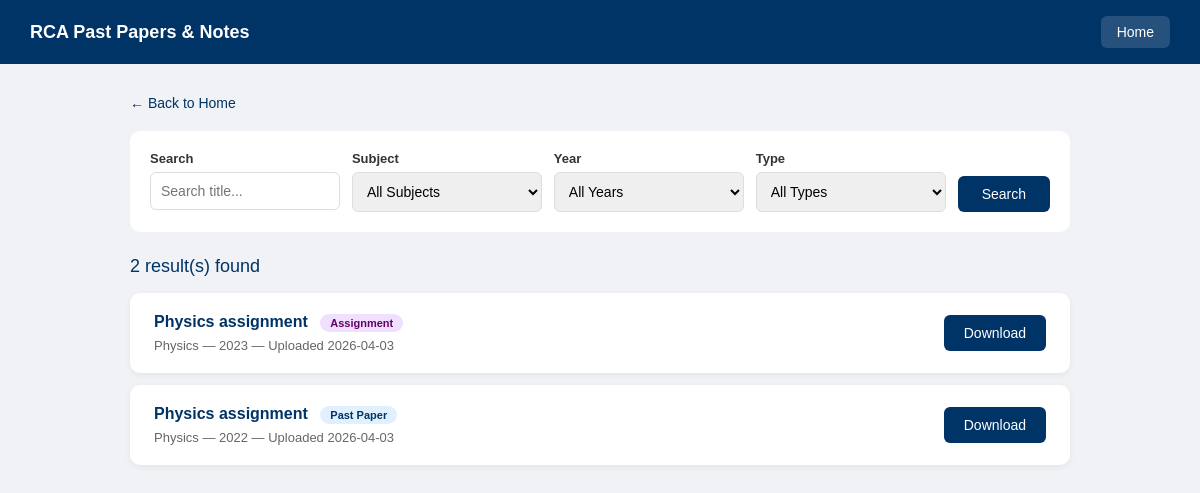
Screenshot of /browse with the database file from the repository.
### tables this page shows
CREATE TABLE papers (
            id INTEGER PRIMARY KEY AUTOINCREMENT,
            title TEXT NOT NULL,
            subject_id INTEGER NOT NULL,
            year INTEGER NOT NULL,
            paper_type TEXT NOT NULL,
            file_path TEXT NOT NULL,
            file_type TEXT NOT NULL,
            description TEXT,
            uploaded_at TIMESTAMP DEFAULT CURRENT_TIMESTAMP,
            FOREIGN KEY (subject_id) REFERENCES subjects (id)
        );

CREATE TABLE subjects (
            id INTEGER PRIMARY KEY AUTOINCREMENT,
            name TEXT NOT NULL UNIQUE,
            year INTEGER NOT NULL
        );

### app.py (the view)
@app.route('/browse')
def browse():
    conn = get_db()
    subjects = conn.execute(
        'SELECT * FROM subjects').fetchall()
    years = list(range(datetime.now().year, 2019, -1))
    search = request.args.get('search', '')
    selected_subject = request.args.get('subject', '')
    selected_year = request.args.get('year', '')
    selected_type = request.args.get('paper_type', '')
    query = '''SELECT papers.*, subjects.name as subject_name
               FROM papers JOIN subjects
               ON papers.subject_id = subjects.id
               WHERE 1=1'''
    params = []
    if search:
        query += ' AND papers.title LIKE ?'
        params.append('%' + search + '%')
    if selected_subject:
        query += ' AND papers.subject_id = ?'
        params.append(selected_subject)
    if selected_year:
        query += ' AND papers.year = ?'
        params.append(selected_year)
    if selected_type:
        query += ' AND papers.paper_type = ?'
        params.append(selected_type)
    query += ' ORDER BY papers.uploaded_at DESC'
    all_papers = conn.execute(query, params).fetchall()
    conn.close()
    return render_template('browse.html',
        papers=all_papers,
        subjects=subjects,
        years=years,
        search=search,
        selected_subject=selected_subject,
        selected_year=selected_year,
        selected_type=selected_type)

### app.py (called while the page is built)
def get_db():
    conn = sqlite3.connect('database/papers.db')
    conn.row_factory = sqlite3.Row
    return conn

### templates/browse.html (shortened to what this page needs)
<!DOCTYPE html>
<html lang="en">
<head>
</head>
<body>
    <div class="navbar">
        <h1>RCA Past Papers & Notes</h1>
        <a href="/">Home</a>
    </div>
    <div class="container">
        <a href="/" class="back-link">← Back to Home</a>
        <div class="filters">
            <form method="GET" action="/browse"
                style="display:flex;gap:12px;width:100%;flex-wrap:wrap;">
                <div class="filter-group">
                    <label>Search</label>
                    <input type="text" name="search"
                        value="{{ search }}"
                        placeholder="Search title..."/>
                </div>
                <div class="filter-group">
                    <label>Subject</label>
                    <select name="subject">
                        <option value="">All Subjects</option>
                    </select>
                </div>
                <div class="filter-group">
                    <label>Year</label>
                    <select name="year">
                        <option value="">All Years</option>
                    </select>
                </div>
                <div class="filter-group">
                    <label>Type</label>
                    <select name="paper_type">
                        <option value="">All Types</option>
                    </select>
                </div>
                <button type="submit">Search</button>
            </form>
        </div>
        <div class="results-title">
            {{ papers|length }} result(s) found
        </div>
        {% if papers %}
            {% for paper in papers %}
            <div class="paper-card">
                <div class="paper-info">
                    <h4>
                        {{ paper['title'] }}
                        {% if paper['paper_type'] == 'Past Paper' %}
                        <span class="badge badge-paper">Past Paper</span>
                        {% elif paper['paper_type'] == 'Notes' %}
                        <span class="badge badge-note">Notes</span>
                        {% elif paper['paper_type'] == 'Mock Exam' %}
                        <span class="badge badge-mock">Mock Exam</span>
                        {% else %}
                        <span class="badge badge-assign">Assignment</span>
                        {% endif %}
                    </h4>
                    <p>{{ paper['subject_name'] }} —
                       {{ paper['year'] }} —
                       Uploaded {{ paper['uploaded_at'][:10] }}</p>
                </div>
                <a href="/student-download/{{ paper['id'] }}"
                    class="btn-download">Download</a>
            </div>
            {% endfor %}
        {% else %}
            <div class="empty">
                <h3>No papers found</h3>
                <p>Try changing your search or filters.</p>
            </div>
        {% endif %}
    </div>
</body>
</html>

### templates/browse.html (style rules this page uses)
* { margin: 0; padding: 0; box-sizing: border-box; }
body { font-family: Arial, sans-serif; background: #f0f2f5; }
.navbar { background: #003366; color: white; padding: 16px 30px; display: flex; justify-content: space-between; align-items: center; }
.navbar h1 { font-size: 18px; }
.navbar a { color: white; text-decoration: none; padding: 8px 16px; border-radius: 6px; font-size: 14px; background: rgba(255,255,255,0.15); }
.container { padding: 30px; max-width: 1000px; margin: 0 auto; }
.filters { background: white; padding: 20px; border-radius: 10px; margin-bottom: 24px; display: flex; gap: 12px; flex-wrap: wrap; align-items: flex-end; }
.filter-group { flex: 1; min-width: 160px; }
.filter-group label { display: block; font-size: 13px; color: #333; font-weight: bold; margin-bottom: 6px; }
.filter-group input, .filter-group select { width: 100%; padding: 10px; border: 1px solid #ddd; border-radius: 6px; font-size: 14px; }
.filters button { padding: 10px 24px; background: #003366; color: white; border: none; border-radius: 6px; font-size: 14px; cursor: pointer; align-self: flex-end; }
.results-title { font-size: 18px; color: #003366; margin-bottom: 16px; }
.paper-card { background: white; padding: 20px 24px; border-radius: 10px; margin-bottom: 12px; display: flex; justify-content: space-between; align-items: center; box-shadow: 0 2px 6px rgba(0,0,0,0.06); }
.paper-info h4 { color: #003366; font-size: 16px; margin-bottom: 6px; }
.paper-info p { color: #666; font-size: 13px; }
.badge { display: inline-block; padding: 3px 10px; border-radius: 20px; font-size: 11px; font-weight: bold; margin-left: 8px; }
.badge-paper { background: #e0f0ff; color: #003366; }
.badge-assign { background: #f0e0ff; color: #660066; }
.btn-download { background: #003366; color: white; padding: 10px 20px; border-radius: 6px; text-decoration: none; font-size: 14px; white-space: nowrap; }
.back-link { display: inline-block; margin-bottom: 20px; color: #003366; text-decoration: none; font-size: 14px; }

### rows the page displays
papers: title "Physics assignment", paper_type "Assignment", subject_name "Physics", year "2023", uploaded_at "2026-04-03"
papers: title "Physics assignment", paper_type "Past Paper", subject_name "Physics", year "2022", uploaded_at "2026-04-03"

### other values shown
{{ papers|length }} "2"
